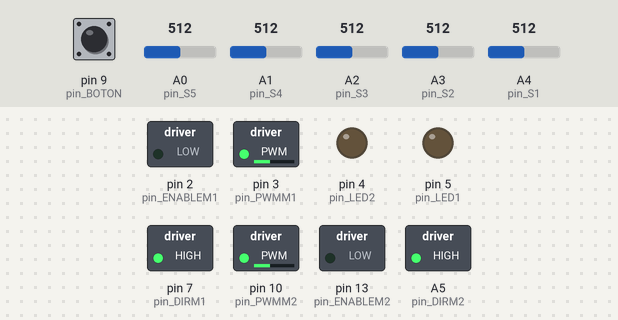
A sketch run on a simulated Arduino Uno, built with avr-gcc and run on an emulated ATmega328P. Parts: switched loads named in the sketch (green lamp = pin HIGH), output pins drawn as LEDs (lit = HIGH). Dashed ring = blinking. The test bench sets the inputs (shaded band); at power-on: pin 9 (pin_BOTON) HIGH, A0 (pin_S5) = 512, A1 (pin_S4) = 512, A2 (pin_S3) = 512, A3 (pin_S2) = 512, A4 (pin_S1) = 512.

Above: at 1.2 s.
1.3 s: pin 9 (pin_BOTON) pulled LOW for 1 s
At 1.6 s:
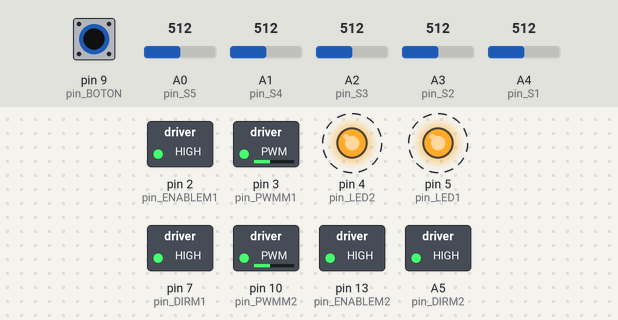
3.8 s: A0 (pin_S5) set to 106
5.3 s: A0 (pin_S5) set to 91
At 6.5 s:
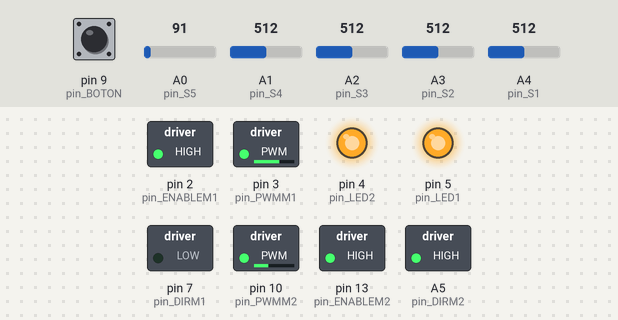
6.8 s: A1 (pin_S4) set to 105
8.3 s: A1 (pin_S4) set to 89
At 9.0 s:
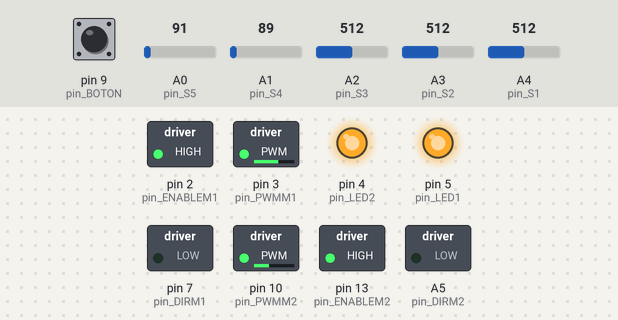
9.8 s: A2 (pin_S3) set to 90
At 10.2 s:
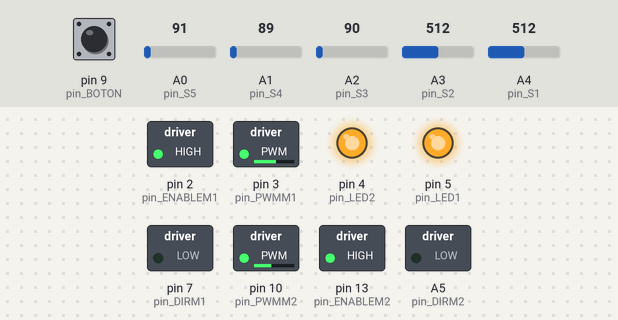
Timing chart, 0 to 12.3 s (numbered marks = the images above; inputs shaded):
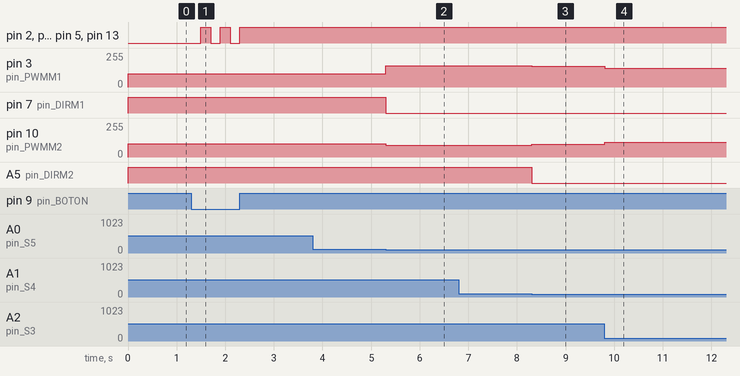

The sketch:

Rupert.ino
```cpp
#define DEBUG_MODE 0

#define pin_BOTON 9
#define pin_LED1 5
#define pin_LED2 4
#define pin_ENABLEM1 2
#define pin_ENABLEM2 13
#define pin_DIRM1 7   //motor izquierda
#define pin_DIRM2 A5  //motor derecha
#define pin_PWMM1 3
#define pin_PWMM2 10

#define pin_S1 A4     //sensor lateral izquierda
#define pin_S2 A3     //sensor centro izquierda
#define pin_S3 A2     //sensor medio
#define pin_S4 A1     //sensor centro derecha
#define pin_S5 A0     //sensor lateral derecha

int S1, S2, S3, S4, S5;
boolean flag=0;
int KP=5; //valores que ayustan la velocidad dependiendo el error.
int KD=8;
int error_ant=0;

//Espectro de Lectura de Sensores
int Umbral=100;
//int UmbralS2=40;

//Velocidades motores (maximo valor posible 255)
int Vmed1=140;   //Velocidad media
int Vmed2=110;   //Velocidad media
int Vatras=100; //Velocidad para atras
void setup() { //se ejecuta una sola vez
  Serial.begin(9600);
  pinMode(pin_BOTON,INPUT_PULLUP);      //los utilizo como un pin digital
  pinMode(pin_LED1, OUTPUT);
  pinMode(pin_LED2, OUTPUT);
  motoresInit();
}

void loop() {
  if(digitalRead(pin_BOTON)==0) //aprieto el boton y cambio el estado del flag(booleano)
  {
    flag=!flag;   //el flag empieza con valor = 0
    delay(200);
    OnOff(flag);
  }
  moverMotores(Error(Sensores()));
}


void OnOff (boolean state){
  if(state==1){
    digitalWrite(pin_ENABLEM2, 1);
    digitalWrite(pin_ENABLEM1, 1);
    leds(1,1);}
  else{
    digitalWrite(pin_ENABLEM2, 0);
    digitalWrite(pin_ENABLEM1, 0);
    leds(0,0);}
}

void leds(byte a, byte b){
  digitalWrite(pin_LED1, a);
  digitalWrite(pin_LED2, b);
}

void motoresInit (){
  pinMode(pin_DIRM1, OUTPUT); //adelante con 0, atras con 1
  pinMode(pin_DIRM2, OUTPUT);
  pinMode(pin_ENABLEM1, OUTPUT);
  pinMode(pin_ENABLEM2, OUTPUT);
  digitalWrite(pin_ENABLEM1, 0); //los inicializo con 0 porque se que estan apagados en este valor
  digitalWrite(pin_ENABLEM2, 0);
}

int Sensores() {
  int lectura;
  //Serial.println("lateral derecha");
  S1=analogRead(pin_S1);  //S1=digitalRead(pin_S1);
  //Serial.println(S1);
  if (S1>Umbral) {
    S1=1; }
  else  {
    if(S1<=Umbral) {
      S1=0; }
    }
      //Si esta sobre negro vale "1" si esta sobre blanco "0"

  //Serial.println("centro derecha");
  S2=analogRead(pin_S2);
  //Serial.println(S2);
  if (S2>Umbral) {
    S2=1; }
  else  {
    if(S2<=Umbral) {
      S2=0; }
    }


  //Serial.println("medio");
  S3=analogRead(pin_S3);
  //Serial.println(S3);
  if (S3>Umbral) {
    S3=1; }
  else  {
    if(S3<=Umbral) {
      S3=0; }
    }


  //Serial.println("centro izq");
  S4=analogRead(pin_S4);
  //Serial.println(S4);
  if (S4>Umbral) {
    S4=1; }
  else  {
    if(S4<=Umbral) {
      S4=0; }
    }

  //Serial.println("lateral izq");
  S5=analogRead(pin_S5);
  //Serial.println(S5);
  if (S5>Umbral) {
    S5=1; }
  else  {
    if(S5<=Umbral) {
      S5=0; }
    }


  lectura=S1*10000+S2*1000+S3*100+S4*10+S5;
  if(DEBUG_MODE == 1){
    Serial.println("-------");
    Serial.println(analogRead(pin_S1));
    Serial.println(analogRead(pin_S2));
    Serial.println(analogRead(pin_S3));
    Serial.println(analogRead(pin_S4));
    Serial.println(analogRead(pin_S5));
    Serial.println(lectura);
    Serial.println("-------");
    delay(200);
  }
  return lectura;

}

int Error(int lectura){
  //digitalWrite(pin_DIRM1, 0);
  //digitalWrite(pin_DIRM2, 0);
  int error;
  switch(lectura){
    case 11111: //afuera
      error=5;
    break;
    case 11110://lateral der
      error=4;
    break;
    case 11100://L y C der
      error=3;
    break;
    case 11101://centro der
      error=2;
    break;
    case 11001://m y c der
      error=1;
    break;
    case 11011://medio
      error=0;
    break;
    case 10011:// m y c izq
      error=-1;
    break;
    case 10111://centro izq
      error=-2;
    break;
    case 111://c y l izq
      error=-3;
    break;
    case 1111://lateral izq
      error=-4;
    break;
    /*default:
      error=6;
    break;*/
    }

    return error;
}
void moverMotores(int error){

  int Pwm = 0;
  Pwm = KP*error + KD*(error - error_ant);
  error_ant=error;
  switch(error){
  case -4:
    //Pwm = KP*error + KD*(error - error_ant);
    digitalWrite(pin_DIRM1, 1);
    digitalWrite(pin_DIRM2, 0);
    analogWrite(pin_PWMM1,constrain(Vmed1 + Pwm, 0, 255));
    analogWrite(pin_PWMM2,constrain(Vmed2 - Pwm, 0, 255));
  break;
  case 4:
   // Pwm = KP*error + KD*(error - error_ant);
    digitalWrite(pin_DIRM1, 0);
    digitalWrite(pin_DIRM2, 1);
    analogWrite(pin_PWMM1,constrain(Vmed1 + Pwm, 0, 255));
    analogWrite(pin_PWMM2,constrain(Vmed2 - Pwm, 0, 255));
  break;
  case 5://atras
    digitalWrite(pin_DIRM1, 1);
    digitalWrite(pin_DIRM2, 1);
    analogWrite(pin_PWMM1,Vatras);
    analogWrite(pin_PWMM2,Vatras);
  break;
  default:
   // Pwm = KP*error;
    digitalWrite(pin_DIRM1, 0);
    digitalWrite(pin_DIRM2, 0);
    analogWrite(pin_PWMM1,constrain(Vmed1 + Pwm, 0, 255));
    analogWrite(pin_PWMM2,constrain(Vmed2 - Pwm, 0, 255));
  break;
  }

}
```

Measured:
- the behaviour switches between 101 and 100 on A0 (pin_S5) (found by bisection; images 1 and 2)
- the behaviour switches between 101 and 100 on A1 (pin_S4) (found by bisection; images 2 and 3)
- after the input at 1.3 s, pin 2 (pin_ENABLEM1), pin 4 (pin_LED2), pin 5 (pin_LED1), pin 13 (pin_ENABLEM2): alternates HIGH for 0.20 s and LOW for 0.20 s, 5 changes in all, then stays HIGH, starting after 0.20 s
- after the input at 3.8 s, every drawn part: stays the same
- after the input at 5.3 s, pin 3 (pin_PWMM1): 100/255 → 160/255 at once; pin 7 (pin_DIRM1): HIGH → LOW at once; pin 10 (pin_PWMM2): 100/255 → 90/255 at once
- after the input at 6.8 s, every drawn part: stays the same
- after the input at 8.3 s, pin 3 (pin_PWMM1): 160/255 → 155/255 at once; pin 10 (pin_PWMM2): 90/255 → 95/255 at once; A5 (pin_DIRM2): HIGH → LOW at once
- after the input at 9.8 s, pin 3 (pin_PWMM1): 155/255 → 140/255 at once; pin 10 (pin_PWMM2): 95/255 → 110/255 at once
